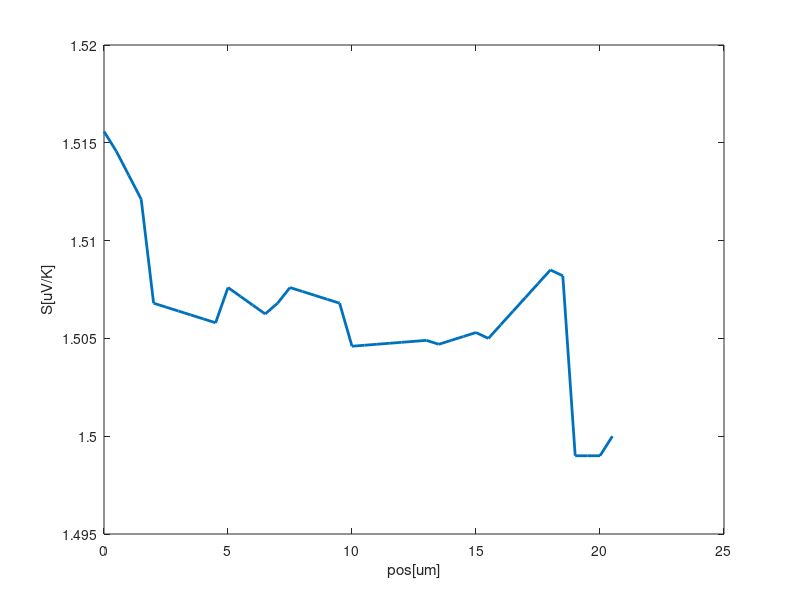

Write MATLAB code to recreate this figure.

S1=1.5;
e1=-0.0002;
e2=0;
s11=0.003;
ee=0.009;
tt=0.0025;
aa=0.0005;

posz= 0:0.5:20.5;

Z=[S1+18*e2-37*e1+1.5*8*s11/2/2.2,S1+18*e2-37*e1+1.5*7*s11/2/2.2,S1+18*e2-36*e1+1.5*6*s11/2/2.2,S1+18*e2-35*e1+1.5*5*s11/2/2.2,S1+18*e2-34*e1,S1+18*e2-33*e1,...
    S1+18*e2-32*e1,S1+18*e2-31*e1,S1+18*e2-30*e1,S1+18*e2-29*e1,S1+18*e2-28*e1+0.8*tt,S1+18*e2-27*e1+0.7*tt,S1+18*e2-26*e1+0.6*tt,S1+18*e2-25*e1+0.5*tt,S1+18*e2-24*e1+s11/1.5,...
   S1+18*e2-23*e1+s11,S1+18*e2-22*e1+s11, S1+18*e2-21*e1+s11,S1+18*e2-20*e1+s11,S1+18*e2-19*e1+s11,S1+18*e2-18*e1+0.4*tt,S1+18*e2-17*e1+0.5*tt,S1+18*e2-16*e1+0.6*tt,S1+18*e2-15*e1+0.7*tt,...
   S1+18*e2-14*e1+0.8*tt,S1+18*e2-13*e1+0.9*tt,S1+18*e2-12*e1+tt,S1+18*e2-11*e1+tt,S1+18*e2-10*e1+0.1*ee+0.8*tt,S1+18*e2-9*e1+0.2*ee+0.6*tt,S1+18*e2-8*e1+0.3*ee+0.4*tt,S1+18*e2-7*e1+0.4*ee,...
   S1+18*e2-6*e1+0.5*ee,S1+18*e2-5*e1+0.6*ee,S1+18*e2-4*e1+0.7*ee,S1+18*e2-3*e1+0.8*ee,S1+18*e2-2*e1+0.9*ee,S1+18*e2-e1+ee-1*s11*2/4/1.5,S1+18*e2-1*s11*2/4/1.5,S1+17*e2-1*s11*2/4/1.5,S1+17*e2-1*s11*2/4/1.5,1.5];

figure
plot(posz, Z, 'LineWidth',2);
xlabel('pos[um]');
ylabel('S[uV/K]');